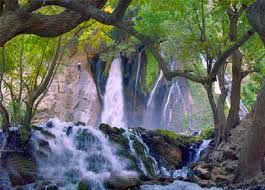
%> input picture University projects/Video processing/project1/Full code/1.bmp, 265 x 190 px
$ octave Main_Program.m   (GNU Octave 9; MATLAB toolbox functions it lacks are replaced by stand-ins)
%> lines starting %> are read from the running program, lines starting %| are printed output that depends on the picture
### University projects/Video processing/project1/Full code/save_yuvframe.m
function [C,Y,U,V]=save_yuvframe(yuvfile,dims,frm,outimage)
%Saves selected frame from yuv sequence to image file
%[C,Y,U,V]=save_yuvframe(yuvfile,dims,frm,outimage)
%Version: 1.10, Date: 2006/05/25, author: Nikola Sprljan
%
%Input:
% yuvfile - YUV sequence file
% dims - dimensions of the frame [width height]
% frm - frame to be converted, with the convention that the first frame of
%       the sequence is denoted with 0
% outimage - output image file, the extension specifies the format. If
%            extension is not specified, save as raw, each componenet
%            independently using 8 bits per pixel.
%
%Output:
% C - 3D RGB matrix, see help in yuv2rgb.m
% Y, U, V - each component
%
%Uses:
% yuv_import.m (for reading a frame from the yuv file)
% yuv2rgb.m (for converting to RGB color system)
%
%Example:
% C = save_yuvframe('foreman.yuv',[352 288],1,'foreman_1stframe.png');

[Y, U, V] = yuv_import(yuvfile,dims,1,frm);
[pathstr,name,ext] = fileparts(outimage);
C = [];
if (isempty(ext))
    fid=fopen([outimage 'Y.raw'],'w');
    fwrite(fid,Y{1}','uint8');
    fclose(fid);
    fid=fopen([outimage 'U.raw'],'w');
    fwrite(fid,U{1}','uint8');
    fclose(fid);
    fid=fopen([outimage 'V.raw'],'w');
    fwrite(fid,V{1}','uint8');
    fclose(fid);
    %yuv_export(Y,U,V,[outimage '.raw'], 1);
else %save as image, using the specified extension to determine the format
    C=yuv2rgb(Y{1},U{1},V{1});
    imwrite(C,outimage);
end;

### University projects/Video processing/project1/Full code/yuv_import.m
function [Y,U,V]=yuv_import(filename,dims,numfrm,startfrm)
%Imports YUV sequence into Matlab
%[Y,U,V]=yuv_import(filename,dims,numfrm,startfrm)
%Version: 2.01, Date: 2006/05/25, author: Nikola Sprljan
%
%Input:
% filename - YUV sequence file
% dims - dimensions of the frame [width height]
% numfrm - number of frames to read
% startfrm - [optional, default = 0] specifies from which frame to start reading
%            with the convention that the first frame of the sequence is denoted
%            with 0
%
%Output:
% Y, U ,V - cell arrays of Y, U and V components
%
%Example:
% [Y, U, V] = yuv_import('FOREMAN_352x288_30_orig_01.yuv',[352 288],2);
% image_show(Y{1},256,1,'Y component');

fid=fopen(filename,'r');
if (fid < 0)
    error('File does not exist!');
end;

Yd = zeros(dims(1),dims(2));
UVd = zeros(dims(1)/2,dims(2)/2);
frelem = numel(Yd) + 2*numel(UVd);

if (nargin == 4) %go to the starting frame
    fseek(fid, startfrm * frelem , 0);
end;

Y = cell(1,numfrm);
U = cell(1,numfrm);
V = cell(1,numfrm);
for i=1:numfrm
    Yd = fread(fid,[dims(1) dims(2)],'uint8');
    Y{i} = Yd';
    UVd = fread(fid,[dims(1)/2 dims(2)/2],'uint8');
    U{i} = UVd';
    UVd = fread(fid,[dims(1)/2 dims(2)/2],'uint8');
    V{i} = UVd';
end;
fclose(fid);

% [8 lines of commented-out code are left out]

### University projects/Video processing/project1/Full code/Main_Program.m
clc;
close all;

X1 = imread('1.bmp');
%> X1 is the input picture: size 190x265x3 uint8; mean R, G, B 96.4, 102.1, 95.3
X2 = imread('2.jpg');
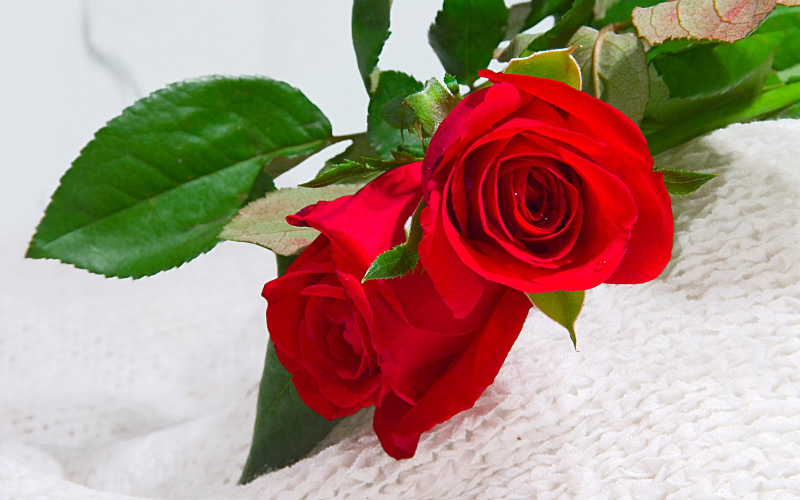
%> input picture University projects/Video processing/project1/Full code/2.jpg, 1600 x 1000 px (shown at 1/2 size)
%> X2 is the input picture: size 1000x1600x3 uint8; mean R, G, B 171, 141.3, 127.6
X3 = imread('3.bmp');
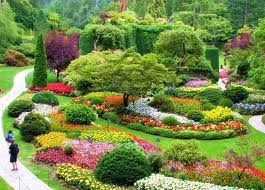
%> input picture University projects/Video processing/project1/Full code/3.bmp, 265 x 190 px
%> X3 is the input picture: size 190x265x3 uint8; mean R, G, B 118.3, 135.5, 71.5
X4 = imread('4.bmp');
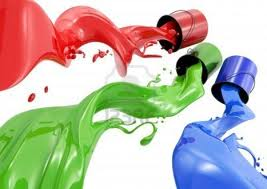
%> input picture University projects/Video processing/project1/Full code/4.bmp, 267 x 189 px
%> X4 is the input picture: size 189x267x3 uint8; mean R, G, B 187.7, 184.2, 169.4
X5 = imread('5.bmp');
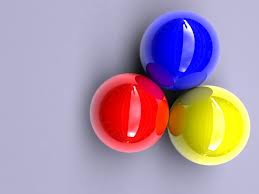
%> input picture University projects/Video processing/project1/Full code/5.bmp, 259 x 194 px
%> X5 is the input picture: size 194x259x3 uint8; mean R, G, B 170, 148.8, 170.5

X=X4;
SIZE=size(X)
%> SIZE = [189 267 3]

X=im2double(X);

figure, imshow(X);


R=X(:,:,1);
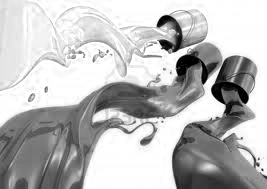
%> R: size 189x267 double; min 0, max 1, mean 0.736
G=X(:,:,2);
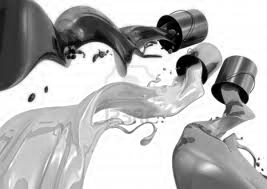
%> G: size 189x267 double; min 0, max 1, mean 0.722
B=X(:,:,3);
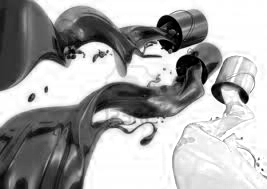
%> B: size 189x267 double; min 0, max 1, mean 0.664

figure;
subplot(3,1,1),imshow(R);
subplot(3,1,2),imshow(G);
subplot(3,1,3),imshow(B);


Y=im2double([]);
Y(:,:,1)=R;
Y(:,:,2)=G;
Y(:,:,3)=B;
figure, imshow(Y);


F1=save_yuvframe('foreman_qcif.yuv',[176 144],30,'F1.jpg');
%> the run ends on the next line
